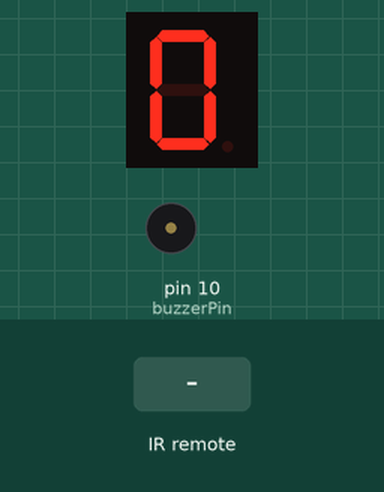
Simulated run of this sketch. Board: Arduino Uno, built with avr-gcc and run on an emulated ATmega328P. On the bench: 1-digit seven-segment display, buzzer (waves = sounding). Wiring (inferred from the names in the program): 1-digit 7-segment display, segments lit when LOW: segments pin 8, pin 7, pin 6, pin 5, pin 4, pin 3, pin 2, pin 9. The inputs (shaded band) are chosen by the test bench. The segment pins are drawn as the display they are named for.

Above: at 1.2 s.
1.3 s: infrared code 0xFF30CF received
At 2.4 s:
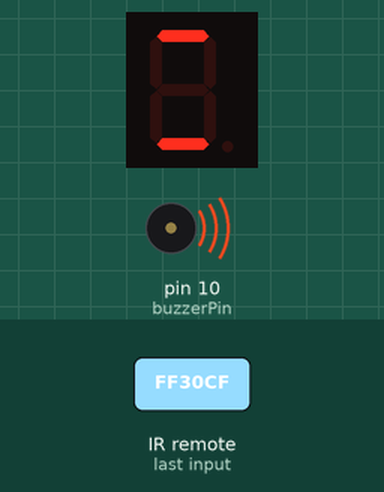
2.9 s: infrared code 0xFF18E7 received
At 3.7 s:
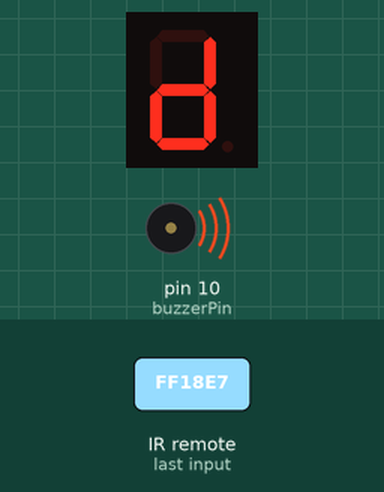
4.5 s: infrared code 0xFF10EF received
At 5.0 s:
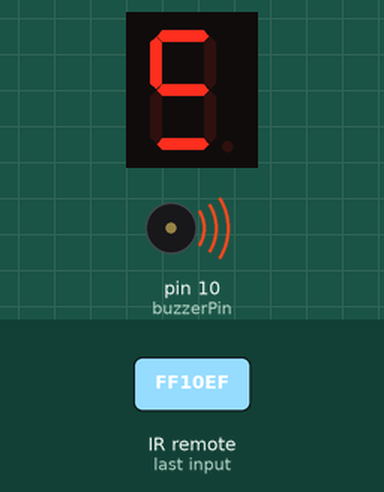
6.1 s: infrared code 0xFF38C7 received
At 7.4 s:
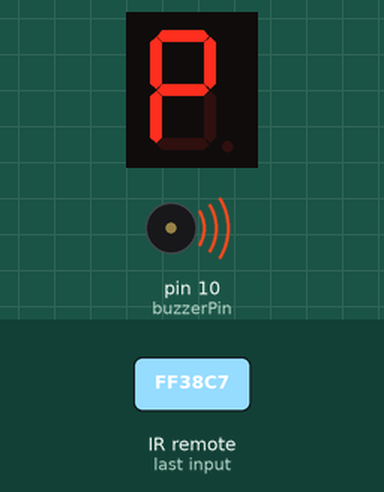
7.7 s: infrared code 0xFF5AA5 received
At 8.8 s:
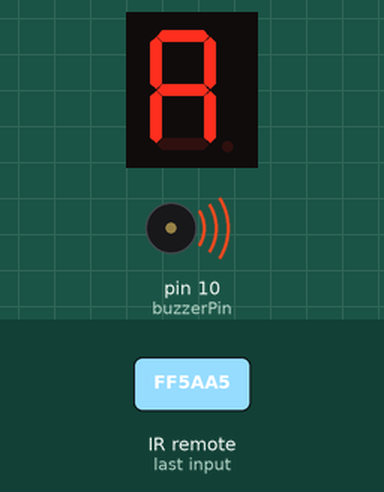
9.3 s: infrared code 0xFF42BD received
At 10.1 s:
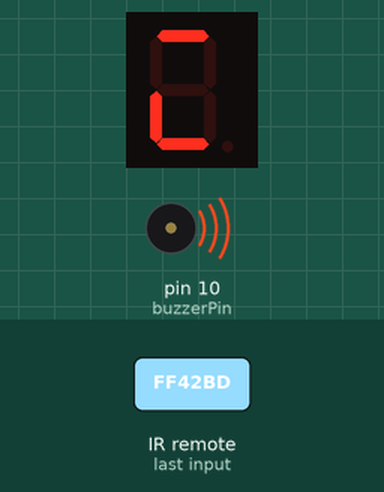
Timing chart, 0 to 11.9 s (numbered marks = the images above; inputs shaded):
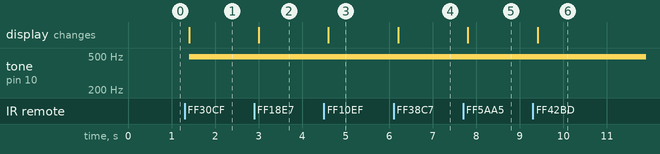

Measured:
- after the input at 1.3 s, tone on pin 10 (buzzerPin): silent → 490 Hz after 0.10 s; the display: changes after 0.10 s (image 1)
- after the input at 2.9 s, the display: changes after 0.10 s (image 2)
- after the input at 4.5 s, the display: changes after 0.11 s (image 3)
- after the input at 6.1 s, the display: changes after 0.11 s (image 4)
- after the input at 7.7 s, the display: changes after 0.11 s (image 5)
- after the input at 9.3 s, the display: changes after 0.11 s (image 6)

The sketch:

main.ino
```cpp
/**
 * The arduino sketch that declares the setup() and loop()
 * methods that will be programmed into the microcontroller
 *
 * @author Mohit Kewalramani
 * @version 1.0
 * @published 2017-06-25
 */

#include <IRremote.h>

int buzzerPin = 10;           // The pin that controls the sound of the buzzer and associated LED
/*
 * The pin that takes in the analog value given by the Infrared Sensor connected
 * that takes in signals given by the remote control
 */
int remoteAnalogPin = A0;

/*
 * The following eight variables connect each pin on
 * the single cathode 1-bit LED display. There are 8
 * pins on the display, each of which controls a single
 * line on the 7 lines that make up the 8 digit display,
 * including the decimal point. A printed digit is generated
 * by setting a combination of the following lines to
 * either HIGH/LOW state through each assigned arduino pin
 */
int a = 2;
int b = 3;
int c = 4;
int d = 5;
int e = 6;
int f = 7;
int g = 8;
int h = 9;

IRrecv irrecv(remoteAnalogPin);     // Receives infrared data from analog pin
decode_results results;             // Decodes the data received from the remote

/**
 * This method runs once when setting up the microcontroller
 * for this project
 */
void setup(){
  pinMode(buzzerPin, OUTPUT);         // Declares the buzzerPin and associated LED to be OUTPUT
  pinMode(remoteAnalogPin, INPUT);    // Declares the analogPin to be an INPUT pin (reads remote signals)
  irrecv.enableIRIn();                // Enables the script to receive infrared data

  /*
   * Declares the following 8 pins on the 1-bit display to all
   * be output pins
   */
  pinMode(a, OUTPUT);
  pinMode(b, OUTPUT);
  pinMode(c, OUTPUT);
  pinMode(d, OUTPUT);
  pinMode(e, OUTPUT);
  pinMode(f, OUTPUT);
  pinMode(g, OUTPUT);
  pinMode(h, OUTPUT);

  writeZero();                        // Starts the programme of with a value of zero on the display
}

/**
 * This method runs repeatedly while the microcontroller has power. It runs
 * after the setup() method has run
 */
void loop(){

  /*
   * Checks to see if value input by the remote has changed
   * and accordingly updates the buzzer and led output. The input value
   * is also updated on the 1-bit LED display so the user knows
   * what level of output is being supplied to the buzzer and LED.
   */
  buzzerAndLEDWrite();
  delay(200);                         // Delays the repeated checking by 200 ms

}
```

buzzerAndLEDWrite.ino
```cpp
/**
 * Helper methods that write to the buzzer and the corresponding LED
 * based on the value given to the programme from the remote
 * control
 *
 * @author Mohit Kewalramani
 * @version 1.0
 * @published 2017-06-25
 */


/*
 * The following are the hexadecimal values of the infrared values from
 * keys labeled 0 -> 9 that the remote control emits. These values are
 * used to check what the magnitude of the output buzzer should be.
 * A high value of 9 for example, would result in the proportionate
 * output being sent to the buzzer and LED
 */
#define key_zero 0xFF6897
#define key_one 0xFF30CF
#define key_two 0xFF18E7
#define key_three 0xFF7A85
#define key_four 0xFF10EF
#define key_five 0xFF38C7
#define key_six 0xFF5AA5
#define key_seven 0xFF42BD
#define key_eight 0xFF4AB5
#define key_nine 0xFF52AD


/**
 * This method reads the value of the integer passed
 * through from the remote control. The values the sketch
 * recognizes are the integers from 0 through 9.
 * A high value given would result in a high output value
 * supplied to the buzzer and led. A low value would
 * output a low value to the buzzer and led
 */
void buzzerAndLEDWrite(){
  if (irrecv.decode(&results)){
    Serial.println(results.value, HEX);
    irrecv.resume();
  }

  if (results.value == key_zero){
    analogWrite(buzzerPin, 0);
    writeZero();
  }
  else if (results.value == key_one){
    analogWrite(buzzerPin, 25);
    writeOne();
  }
  else if (results.value == key_two){
    analogWrite(buzzerPin, 50);
    writeTwo();
  }
  else if (results.value == key_three){
    analogWrite(buzzerPin, 75);
    writeThree();
  }
  else if (results.value == key_four){
    analogWrite(buzzerPin, 100);
    writeFour();
  }
  else if (results.value == key_five){
    analogWrite(buzzerPin, 125);
    writeFive();
  }
  else if (results.value == key_six){
    analogWrite(buzzerPin, 150);
    writeSix();
  }
  else if (results.value == key_seven){
    analogWrite(buzzerPin, 175);
    writeSeven();
  }
  else if (results.value == key_eight){
    analogWrite(buzzerPin, 200);
    writeEight();
  }
  else if (results.value == key_nine){
    analogWrite(buzzerPin, 255);
    writeNine();
  }
}
```

oneBitDisplay.ino
```cpp
/**
 * Helper methods that write the value supplied from the remote
 * controller to the 1-bit LED display so the user knows
 * what level of output is being used to supply the buzzer and LED.
 *
 * @author Mohit Kewalramani
 * @version 1.0
 * @published 2017-06-25
 */


/*
 * Since we are using a cathode setup as the 1-bit LED display,
 * a low output would indicate "OFF" and a high output would
 * indicate "ON". Hence we declare the variables at the top to
 * match the opposites, in order to allow us to make our writing
 * code more intuitive and readable.
 */
#define ON LOW
#define OFF HIGH


/**
 * The following methods write their respective integer value to
 * the 1-bit display by supplying a high power to the respective
 * lines that make up the LED output of the integer
 */

void writeBlank(){
  digitalWrite(a, OFF);
  digitalWrite(b, OFF);
  digitalWrite(c, OFF);
  digitalWrite(d, OFF);
  digitalWrite(e, OFF);
  digitalWrite(f, OFF);
  digitalWrite(g, OFF);
  digitalWrite(h, OFF);
}

void writeZero(){
  digitalWrite(a, OFF);
  digitalWrite(b, ON);
  digitalWrite(c, ON);
  digitalWrite(d, ON);
  digitalWrite(e, ON);
  digitalWrite(f, ON);
  digitalWrite(g, ON);
  digitalWrite(h, OFF);
}

void writeOne(){
  digitalWrite(a, OFF);
  digitalWrite(b, OFF);
  digitalWrite(c, OFF);
  digitalWrite(d, ON);
  digitalWrite(e, OFF);
  digitalWrite(f, OFF);
  digitalWrite(g, ON);
  digitalWrite(h, OFF);
}

void writeTwo(){
  digitalWrite(a, ON);
  digitalWrite(b, OFF);
  digitalWrite(c, ON);
  digitalWrite(d, ON);
  digitalWrite(e, ON);
  digitalWrite(f, ON);
  digitalWrite(g, OFF);
  digitalWrite(h, OFF);
}

void writeThree(){
  digitalWrite(a, ON);
  digitalWrite(b, OFF);
  digitalWrite(c, ON);
  digitalWrite(d, ON);
  digitalWrite(e, OFF);
  digitalWrite(f, ON);
  digitalWrite(g, ON);
  digitalWrite(h, OFF);
}

void writeFour(){
  digitalWrite(a, ON);
  digitalWrite(b, ON);
  digitalWrite(c, OFF);
  digitalWrite(d, ON);
  digitalWrite(e, OFF);
  digitalWrite(f, OFF);
  digitalWrite(g, ON);
  digitalWrite(h, OFF);
}

void writeFive(){
  digitalWrite(a, ON);
  digitalWrite(b, ON);
  digitalWrite(c, ON);
  digitalWrite(d, OFF);
  digitalWrite(e, OFF);
  digitalWrite(f, ON);
  digitalWrite(g, ON);
  digitalWrite(h, OFF);
}

void writeSix(){
  digitalWrite(a, ON);
  digitalWrite(b, ON);
  digitalWrite(c, ON);
  digitalWrite(d, OFF);
  digitalWrite(e, ON);
  digitalWrite(f, ON);
  digitalWrite(g, ON);
  digitalWrite(h, OFF);
}

void writeSeven(){
  digitalWrite(a, OFF);
  digitalWrite(b, OFF);
  digitalWrite(c, ON);
  digitalWrite(d, ON);
  digitalWrite(e, OFF);
  digitalWrite(f, OFF);
  digitalWrite(g, ON);
  digitalWrite(h, OFF);
}

void writeEight(){
  digitalWrite(a, ON);
  digitalWrite(b, ON);
  digitalWrite(c, ON);
  digitalWrite(d, ON);
  digitalWrite(e, ON);
  digitalWrite(f, ON);
  digitalWrite(g, ON);
  digitalWrite(h, OFF);
}

void writeNine(){
  digitalWrite(a, ON);
  digitalWrite(b, ON);
  digitalWrite(c, ON);
  digitalWrite(d, ON);
  digitalWrite(e, OFF);
  digitalWrite(f, OFF);
  digitalWrite(g, ON);
  digitalWrite(h, OFF);
}
```
